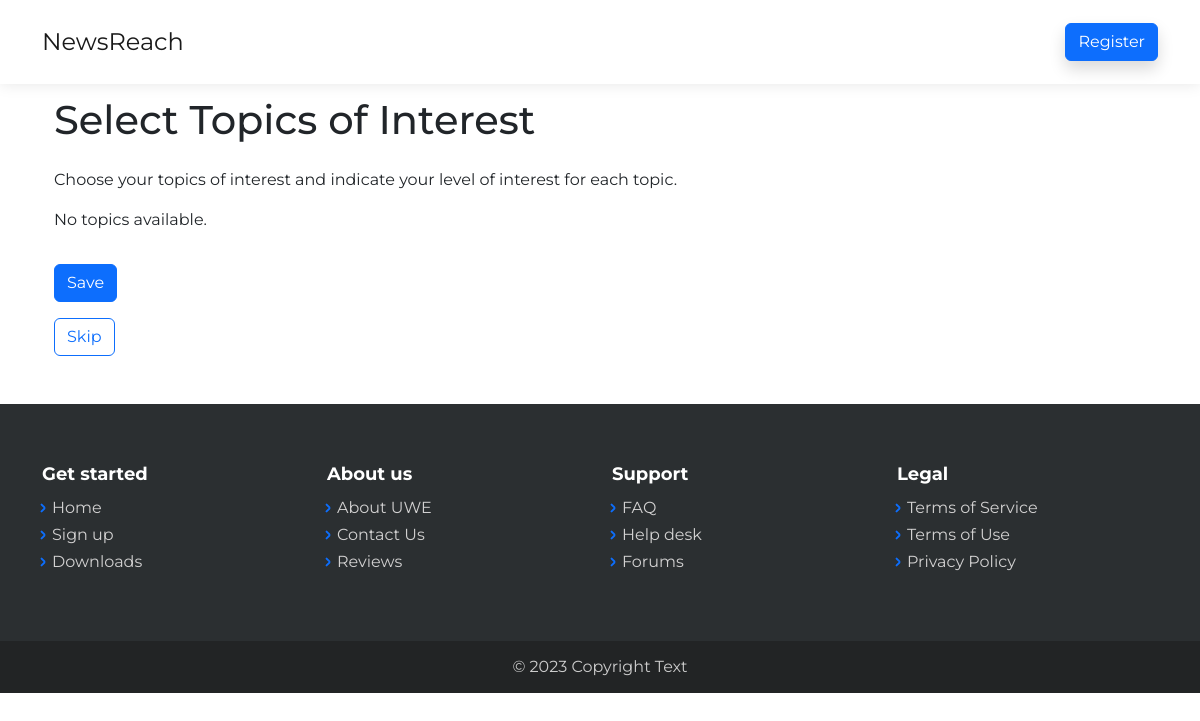
The app's page /recommendations/select-topics/, older data.
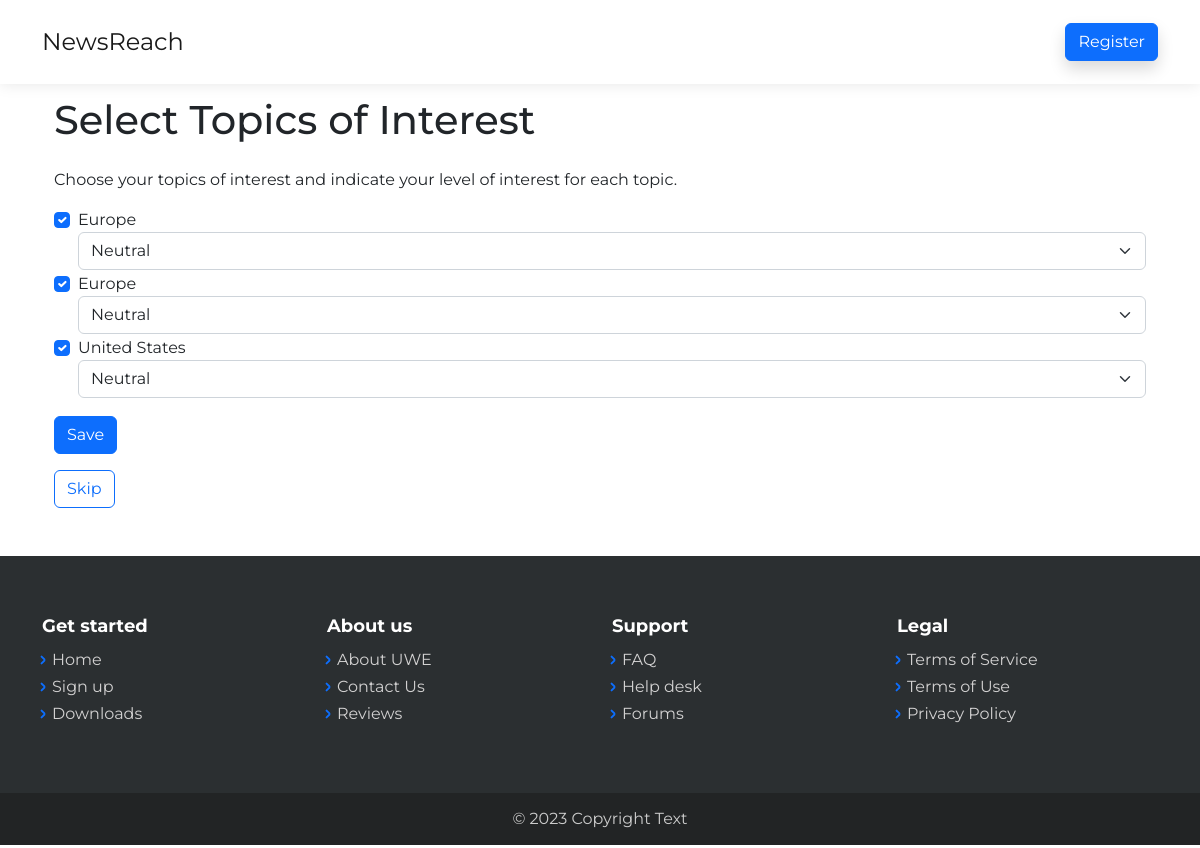
The same page, newer data.
### Recommendations/models.py (models this page shows, shortened)
class Topic(models.Model):
    name = models.CharField(max_length=100)

### Recommendations/views.py (the view)
# urls.py: path('select-topics/', views.select_topics, name='select_topics'),
def select_topics(request):
    print(request.method)
    if request.method == 'POST':
        selected_topics = request.POST.getlist('topic')
        ratings = request.POST.getlist('rating')
        TopicPreference.objects.filter(user=request.user).delete()
        for topic_id, rating in zip(selected_topics, ratings):
            topic = get_object_or_404(Topic, id=topic_id)
            TopicPreference.objects.create(user=request.user, topic=topic, rating=rating)
        return redirect('index:home') # Redirect to the home page
    else:
        topics = Topic.objects.all()
        context = {'topics': topics}
        return render(request, 'select_topics.html', context)

### Recommendations/templates/select_topics.html (shortened to what this page needs)
{% extends 'base.html' %}
{% block content %}
    <div class="container mt-5 pt-4 mb-5">
        <h1 class="mt-4 mb-4">Select Topics of Interest</h1>
        <p>Choose your topics of interest and indicate your level of interest for each topic.</p>
        <form method="post">
            {% if topics %}
                {% for topic in topics %}
                    <div class="form-check">
                        <input class="form-check-input" type="checkbox" id="topic{{ topic.id }}" name="topic" value="{{ topic.id }}" checked>
                        <label class="form-check-label" for="topic{{ topic.id }}">{{ topic.name }}</label>
                        <select class="form-select" name="rating">
                            <option value="3" selected>Neutral</option>
                        </select>
                    </div>
                {% endfor %}
            {% else %}
                <p>No topics available.</p>
            {% endif %}
            <button class="btn btn-primary mt-3" type="submit">Save</button>
        </form>
        <a href="{% url 'index:index' %}" class="btn btn-outline-primary mt-3">Skip</a>
    </div>
{% endblock %}

Row changes from the older to the newer data that the page shows:
added Topic: name "Europe"
added Topic: name "Europe"
added Topic: name "United States"
Text that changed along with them:
text no longer shown: "No topics available."
